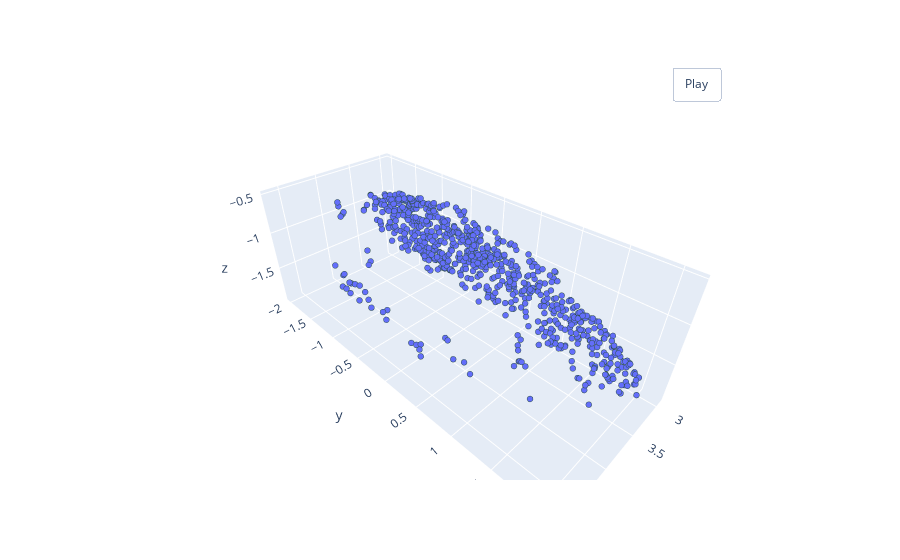

Write notebook code for a chart like this one.
### Code cell
#Show the pcd_1
pcshow(*sample_pointcloud_1.T)

### Figure 1 — Plotly figure (JSON) as saved in the notebook; plotly's stock layout.template omitted (floating-point values rounded to 4 significant figures; data arrays with more than 128 entries replaced by an {"elided": "..."} marker saying what was removed)
{"data": [{"marker": {"line": {"color": "DarkSlateGrey", "width": 2}, "size": 2}, "mode": "markers", "type": "scatter3d", "x": {"elided": "1024 float values"}, "y": {"elided": "1024 float values"}, "z": {"elided": "1024 float values"}}], "layout": {"updatemenus": [{"buttons": [{"args": [null, {"frame": {"duration": 50, "redraw": true}, "fromcurrent": true, "mode": "immediate", "transition": {"duration": 0}}], "label": "Play", "method": "animate"}], "pad": {"r": 10, "t": 45}, "showactive": false, "type": "buttons", "x": 0.8, "xanchor": "left", "y": 1, "yanchor": "bottom"}]}}
